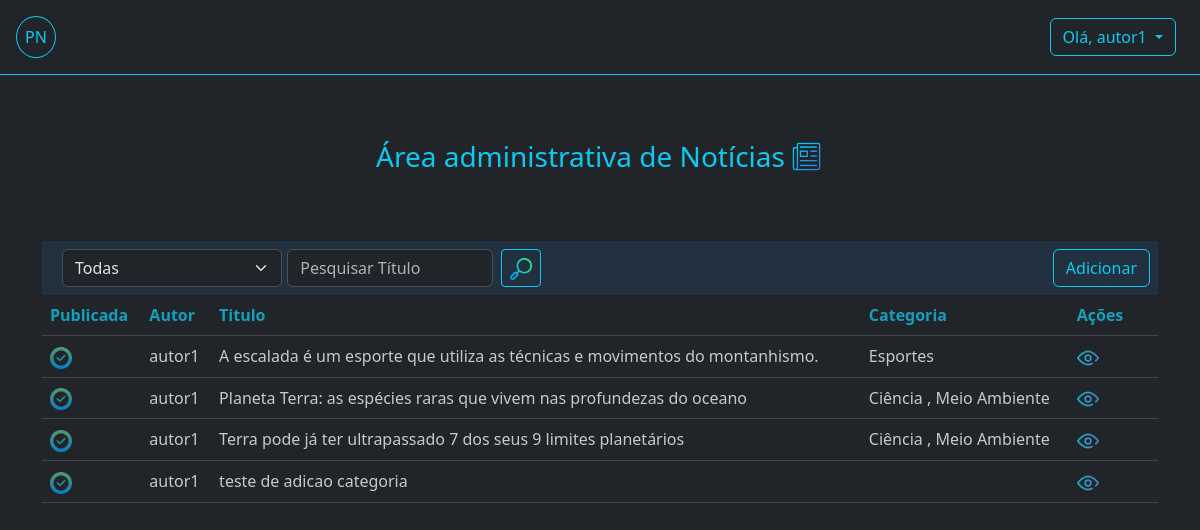
The page /adm/noticias/ (signed in) on the database its author committed.
### app_noticias/models.py (models this page shows, shortened)
class Noticia(models.Model):
    titulo = models.CharField('Título', max_length=100, unique=True,  null=True)
    slug = models.SlugField(max_length=100, editable=False, unique=True, null=True)
    subtitulo = models.CharField('Subtítulo', max_length=300, null=True )
    conteudo= models.TextField('Conteúdo', max_length=3000)
    criada_em = models.DateTimeField('Criada em', help_text='dd/mm/yyyy hh:MM', auto_now_add=True)
    atualizada_em = models.DateTimeField('Atualizada', help_text='dd/mm/yyyy hh:MM', auto_now_add=True)
    imagem = models.ImageField(upload_to='', blank=True)
    autor = models.ForeignKey(User, on_delete=models.RESTRICT, editable=False)
    categoria = models.ManyToManyField(Categoria)
    publicada_em = models.DateTimeField('Publicada em', help_text='dd/mm/yyyy hh:MM', null=True, editable=False)
    publicada = models.BooleanField('Publicada', default=False)
    num_visualizacoes = models.IntegerField(default=0, verbose_name='Número de visualizações', editable=False)
    fonte_informacao = models.CharField('Fonte', max_length=400, null=True )
    def _calcular_tempo_da_atualizacao(self) -> str:
        '''
        Calculo do tempo de atualização da notícia:
        '''
        return calcular_tempo_decorrido(self.atualizada_em)
    atualizacao_tempo = property(_calcular_tempo_da_atualizacao)
    def _calcular_tempo_da_publicacao(self) -> str:
        '''
        Calculo do tempo de publicação da notícia:
        '''
        return calcular_tempo_decorrido(self.publicada_em)
    publicacao_tempo = property(_calcular_tempo_da_publicacao)
    class Meta:
        db_table = 'noticias'
        permissions = [
            ("pode_publicar", "Permissão atribuida à Editores para a publicação da Notícia"),
        ]

class Categoria(models.Model):
    nome = models.CharField('Categoria', max_length=30, unique=True)
    imagem = models.ImageField(upload_to='', blank=True, null=True)
    criado_em = models.DateField(auto_now_add=True)

### app_noticias/views.py (the view, shortened to what this page needs)
# urls.py: path('adm/noticias/', NoticiasView.as_view(), name='noticias'),
class NoticiasView(PermissionRequiredMixin, NoticiasBaseListView):
    permission_required = "app_noticias.view_noticia"
    template_name = 'noticias_table.html'
    def get_queryset(self):
        user = self.request.user
        filtragem = self.get_filtragem()
        if not user.groups.filter(name='Editores').exists():
            filtragem['autor'] = user
        return Noticia.objects.filter(**filtragem).order_by('titulo')

### app_noticias/context_processors.py (called while the page is built)
def user_permissions(request):
    return {
        'is_editor': request.user.groups.filter(name='Editores').exists(),
        'is_author': request.user.groups.filter(name='Autores').exists(),
    }

### app_noticias/views.py (called while the page is built)
    def get(self, request, *args, **kwargs):
        categoria_querystring = self.request.GET.get('categoria', 0)
        if categoria_querystring:
            self.categoria_pesquisada = int(categoria_querystring)
        return render(request, self.template_name, {
            'titulo_pesquisado': self.titulo_pesquisado,
            'categoria_pesquisada': self.categoria_pesquisada,
            'categorias': Categoria.objects.all(),
            'noticias': self.get_queryset(),
        })

    def get_filtragem(self):
        filtragem = {}
        if self.titulo_pesquisado:
            filtragem['slug__contains'] = slugify(self.titulo_pesquisado)
        if self.categoria_pesquisada != 0:
            filtragem['categoria'] = int(self.categoria_pesquisada)
        if self.publicada:
            filtragem['publicada'] = self.publicada
        return filtragem

### app_noticias/templates/noticias_table.html (shortened to what this page needs)
{% extends "base.html" %}
{% load static %}
{% load django_bootstrap5 %}
{% block content %}
{% static 'icones/news.png' as news_url %}
<div class="container" style="margin-top: 60px;">
    <div class="d-flex justify-content-center">
        <p class="text-info fs-3 text-center">Área administrativa de Notícias</p>
        <img src="{{ news_url}}" width="35" height="35" class="mt-1 ms-1" />
    </div>
    <div class="table-responsive-sm mt-5">
        <div class="d-flex justify-content-between" style="background-color:#223140;">
            {% include "search.html" %}
            <div class="p-2">
                {% if user.is_authenticated and is_author %}
                <a class="btn btn-outline-info " href="{% url 'cadastrar_noticia' %}">Adicionar</a>
                {% endif %}
            </div>
        </div>
        <table class="table table-dark table-hover opacity-75">
            <thead class="text-info justify-content-center">
                <tr>
                    <th scope="col" class="text-info">Publicada</th>
                    <th scope="col" class="text-info">Autor</th>
                    <th scope="col" class="text-info">Titulo</th>
                    <th scope="col" class="text-info">Categoria</th>
                    <th scope="col" class="text-info" style="width: 8%;">Ações</th>
                </tr>
            </thead>
            <tbody>
                {% for noticia in noticias %}
                <tr>
                    <td>
                        {% if user.is_authenticated and is_editor %}
                        <div class="form-check form-switch p-0">
                            {% if noticia.publicada %}
                            <a href="{% url 'publicar-noticia' noticia_id=noticia.id publicado=0 %}">
                                <img src="/static/icones/checked.png" width="22" height="22" alt="Publicada" />
                            </a>
                            {% else %}
                            <a href="{% url 'publicar-noticia' noticia_id=noticia.id publicado=1 %}">
                                <img src="/static/icones/cancel.png" width="22" height="22" alt="Não Publicada" />
                            </a>
                            {% endif %}
                        </div>
                        {% else %}
                        {% if noticia.publicada %}
                        <img src="/static/icones/checked.png" width="22" height="22" alt="Publicada" />
                        {% else %}
                        <img src="/static/icones/cancel.png" width="22" height="22" alt="Não Publicada" />
                        {% endif %}
                        {% endif %}
                    </td>
                    <td>{{ noticia.autor.username }}</td>
                    <td>{{ noticia.titulo }}</td>
                    <td>
                        {% for categoria in noticia.categoria.all %}
                        <span>{{ categoria.nome }}</span>
                        {% if not forloop.last %}, {% endif %}
                        {% endfor %}
                    </td>
                    <td>
                        <div class="d-flex justify-content-between" style="max-width: 80px;">
                            <a href="{% url 'noticia-adm-detail' noticia.id %}">
                                <img src="/static/icones/view.png" width="22" height="22" alt="Visualizar" />
                            </a>
                        </div>
                    </td>
                </tr>
                {% endfor %}
            </tbody>
        </table>
    </div>
</div>
{% endblock %}

### app_noticias/templates/base.html (shortened to what this page needs)
{% load static %}
{% load django_bootstrap5 %}
{% static 'icones/user_edit.png' as editar_url %}
{% static 'icones/senha.png' as senha_url %}
{% static 'icones/news.png' as news_url %}
{% static 'icones/editor.png' as editor_url %}
{% static 'icones/logout.png' as logout_url %}
<!DOCTYPE html>
<html lang="en">
<head>
    {% load django_bootstrap5 %}
    {% bootstrap_css %}
</head>
<body class="bg-body-primary " data-bs-theme="dark">
    <div class="sticky-top  bg-body border-bottom border-info">
        <div class="  hstack d-flex">
            <a href="{% url 'home' %}">
                <div class="text-ligth m-3 p-2 rounded-circle btn btn-outline-info">PN</div>
            </a>
            {% if request.user.is_authenticated %}
            <div class="dropdown ms-auto px-4">
                <button class="btn btn-outline-info dropdown-toggle  " type="button" data-bs-toggle="dropdown"
                    aria-expanded="false">
                    Olá, {{ user.get_username }}
                </button>
            </div>
            {% else %}
            <a href="{% url 'registrar-usuario' %}" class="px-3 ms-auto text-info text-decoration-none">Sign</a>
            <a href="{% url 'login' %}" class="px-3 text-info text-decoration-none">Login</a>
            {% endif %}
        </div>
    </div>
    <div>
        {% block content %}{% endblock %}
    </div>
</body>
</html>

### rows shown on the page
Noticia: publicada True (drawn), autor.username "autor1", titulo "A escalada é um esporte que utiliza as técnicas e movimentos do montanhismo."
Categoria: nome "Esportes"
Noticia: publicada True (drawn), autor.username "autor1", titulo "Planeta Terra: as espécies raras que vivem nas profundezas do oceano"
Categoria: nome "Ciência"
Categoria: nome "Meio Ambiente"
Noticia: publicada True (drawn), autor.username "autor1", titulo "Terra pode já ter ultrapassado 7 dos seus 9 limites planetários"
Noticia: publicada True (drawn), autor.username "autor1", titulo "teste de adicao categoria"

### other values the page prints
{{ user.get_username }} "autor1"
